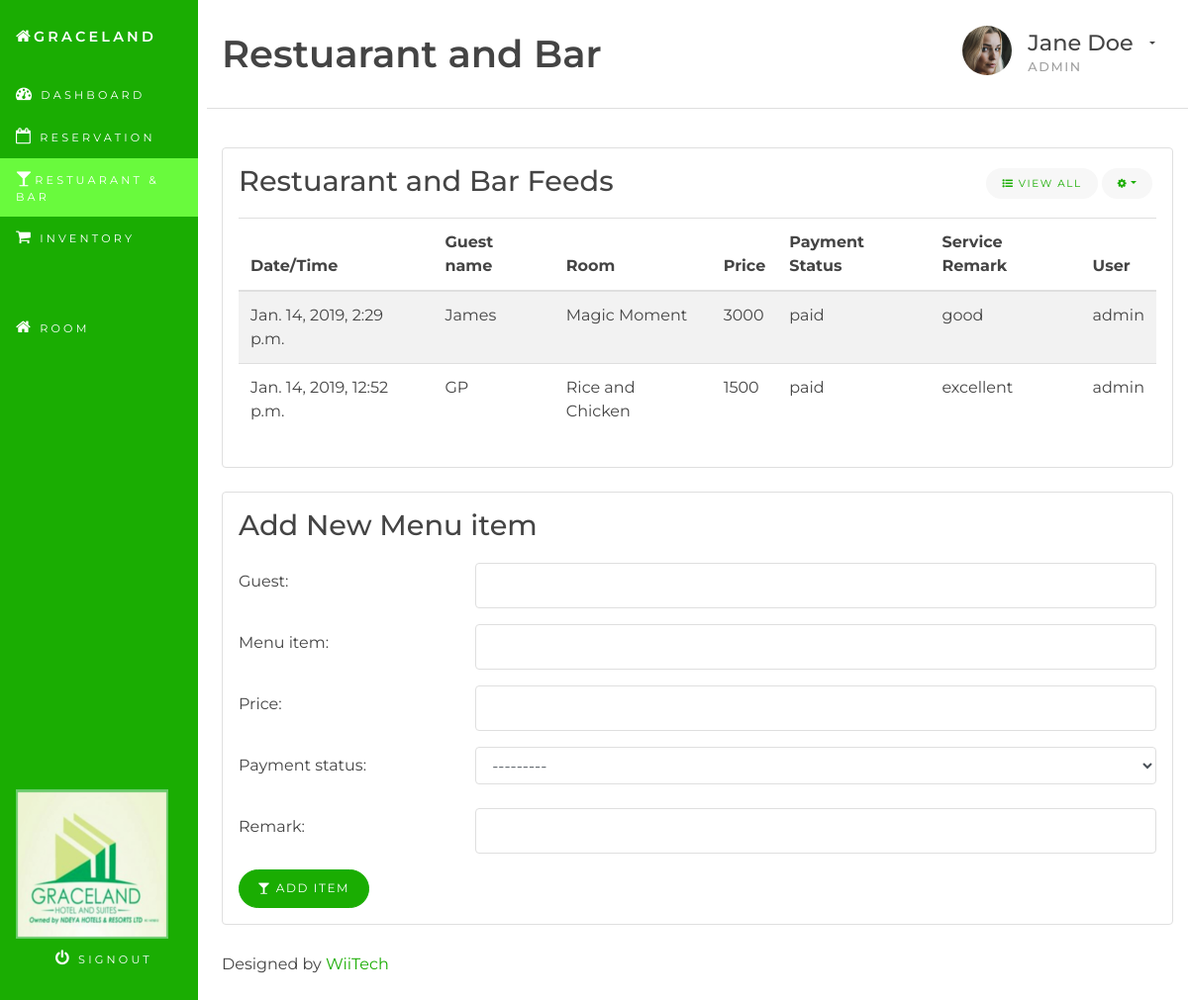
Before: /restandbar/ (signed in) with the older database file.
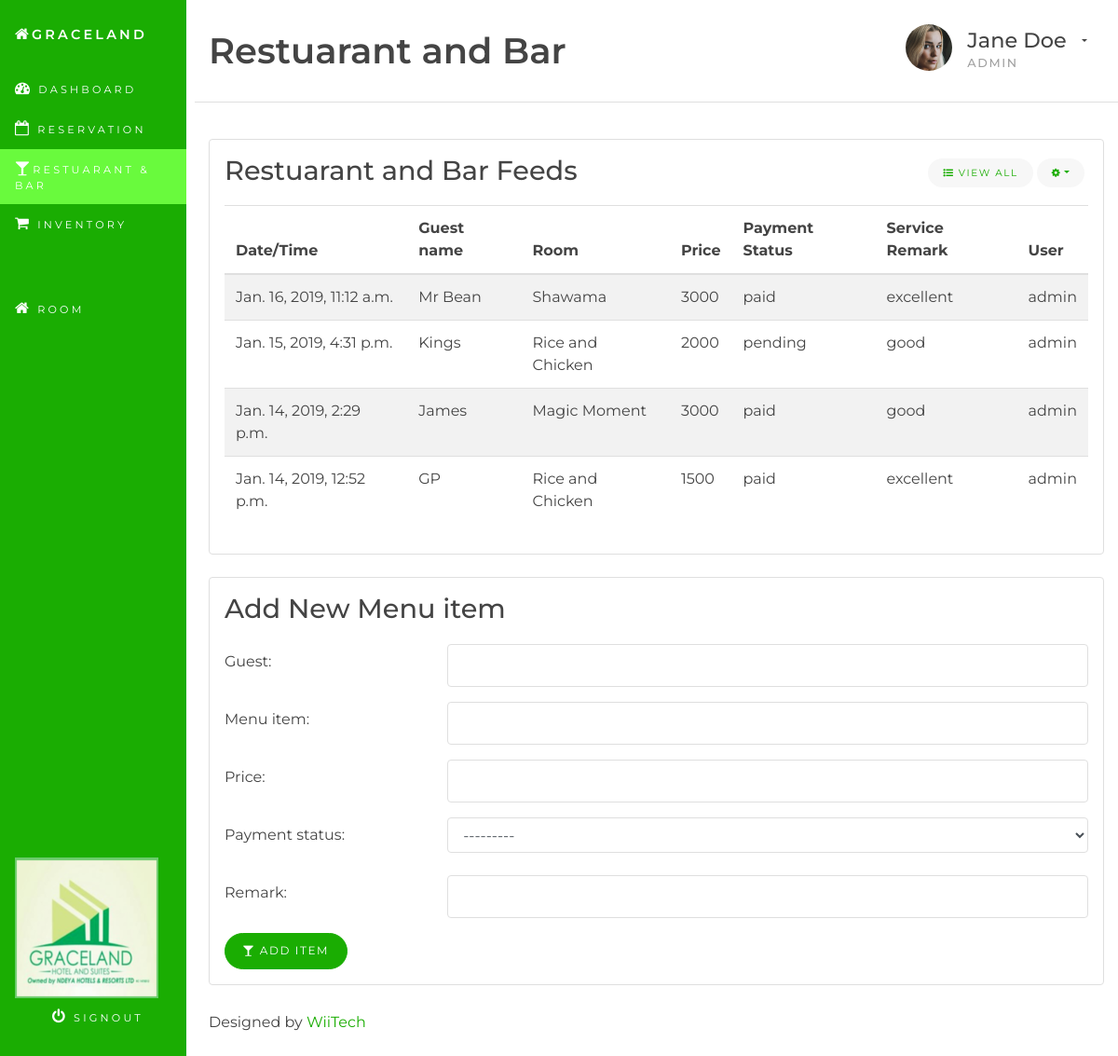
After: the same page with the newer database file.
### hms/models.py (models this page shows, shortened)
class Restandbar(models.Model):
    PAYMENT_CHOICES = (
        ('paid', 'Paid'),
        ('pending', 'Pending'),
    )
    time = models.DateTimeField(auto_now_add=True)
    guest = models.CharField(max_length=100)
    menu_item = models.CharField(max_length=100)
    price = models.IntegerField()
    payment_status = models.CharField(max_length=20, choices=PAYMENT_CHOICES)
    remark = models.CharField(max_length=100)
    user = models.ForeignKey(User, on_delete=models.CASCADE)
    class Meta:
        ordering = ('-time',)

### hms/views.py (the view)
# urls.py: path('restandbar/', views.restandbar, name='restandbar'),
@login_required
def restandbar(request):
    all_restandbars = Restandbar.objects.all()
    if request.method == 'POST':
        form = RestandbarForm(request.POST)
        if form.is_valid():
            restandbar = form.save(commit=False)
            restandbar.user = request.user
            restandbar.save()
    form = RestandbarForm()
    return render(request, 'hms/restandbar.html', {'form': form, 'all_restandbars': all_restandbars})

### hms/forms.py
class RestandbarForm(forms.ModelForm):
    class Meta:
        model = Restandbar
        exclude = ('time', 'user')
    def __init__(self, *args, **kwargs):
        super(RestandbarForm, self).__init__(*args, **kwargs)
        for fname, f in self.fields.items():
            f.widget.attrs['class'] = 'form-control'

### hms/templates/hms/restandbar.html (shortened to what this page needs)
{% extends 'base.html' %}
{% block content %}
<div class="container-fluid" id="wrapper">
	<div class="row">
		{% include 'hms/restandbar/restandbar_nav.html' %}
		<main class="col-xs-12 col-sm-8 col-lg-9 col-xl-10 pt-3 pl-4 ml-auto">
			{% include 'hms/restandbar/restandbar_head.html' %}
			<section class="row">
				<div class="col-sm-12">
					{% include 'hms/restandbar/restandbar_display.html' %}
					{% include 'hms/restandbar/restandbar_form.html' %}
					{% include 'hms/footer.html' %}
				</div>
			</section>
		</main>
	</div>
</div>
{% endblock content %}

### hms/templates/hms/restandbar/restandbar_display.html (shortened to what this page needs)
<section class="row">
    <div class="col-md-12 col-lg-12">
        <div class="card mb-4">
            <div class="card-block">
                <h3 class="card-title">Restuarant and Bar Feeds</h3>
                <div class="dropdown card-title-btn-container">
                    <button class="btn btn-sm btn-subtle" type="button"><em class="fa fa-list-ul"></em> View All</button>
                    <button class="btn btn-sm btn-subtle dropdown-toggle" type="button" data-toggle="dropdown" aria-haspopup="true" aria-expanded="false"><em class="fa fa-cog"></em></button>
                </div>
                <div class="table-responsive">
                    <table class="table table-striped">
                        <thead>
                            <tr>
                                <th>Date/Time</th>
                                <th>Guest name</th>
                                <th>Room</th>
                                <th>Price</th>
                                <th>Payment Status</th>
                                <th>Service Remark</th>
                                <th>User</th>
                            </tr>
                        </thead>
                        <tbody>
                            {% for restandbar in all_restandbars %}
                                <tr>
                                    <td>{{ restandbar.time }}</td>
                                    <td>{{ restandbar.guest }}</td>
                                    <td>{{ restandbar.menu_item }}</td>
                                    <td>{{ restandbar.price }}</td>
                                    <td>{{ restandbar.payment_status }}</td>
                                    <td>{{ restandbar.remark }}</td>
                                    <td>{{ restandbar.user }}</td>
                                </tr>
                            {% endfor %}
                        </tbody>
                    </table>
                </div>
            </div>
        </div>
    </div>
</section>

Changed rows visible on the page:
added Restandbar: time "Jan. 16, 2019, 11:12 a.m.", guest "Mr Bean", menu_item "Shawama", price "3000", payment_status "paid", remark "excellent", user "admin"
added Restandbar: time "Jan. 15, 2019, 4:31 p.m.", guest "Kings", menu_item "Rice and Chicken", price "2000", payment_status "pending", remark "good", user "admin"
